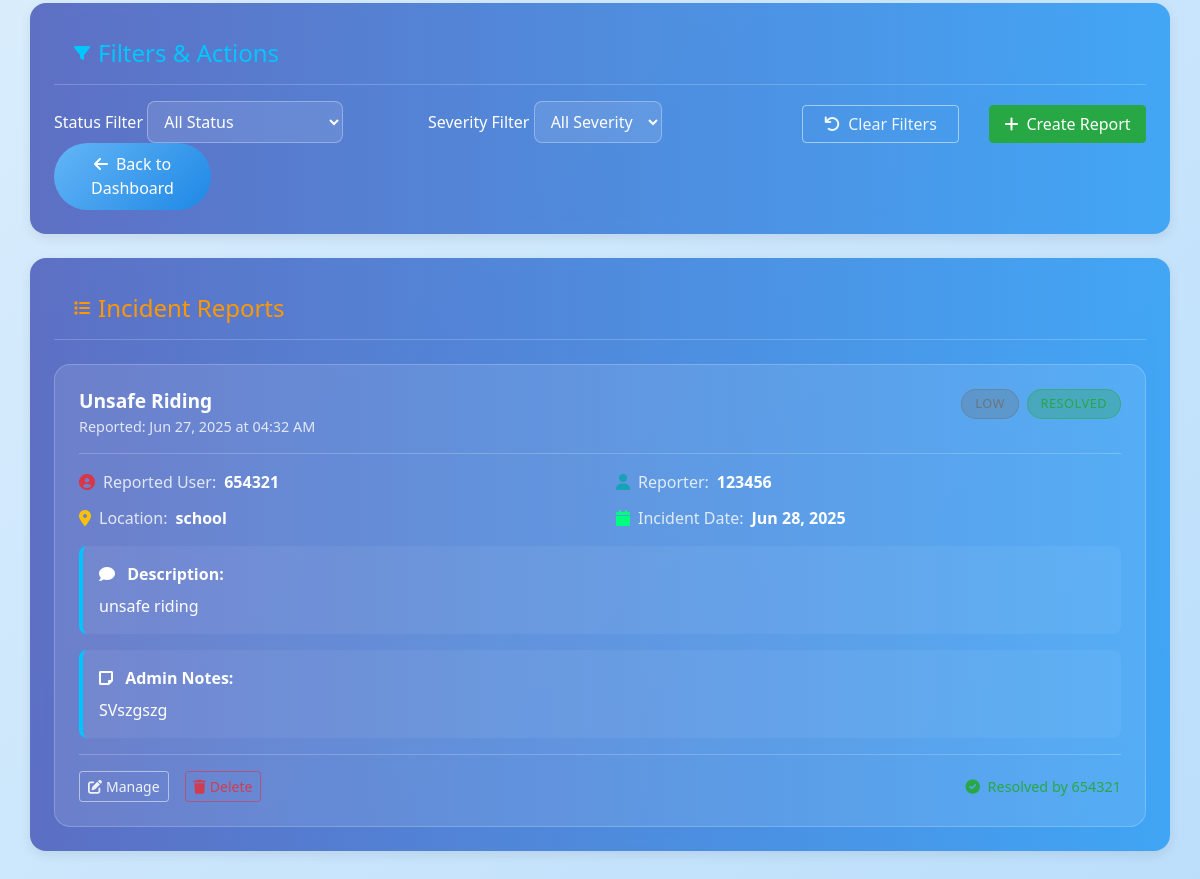
Before: /admin/incidents (signed in, lower part) with the older database file.
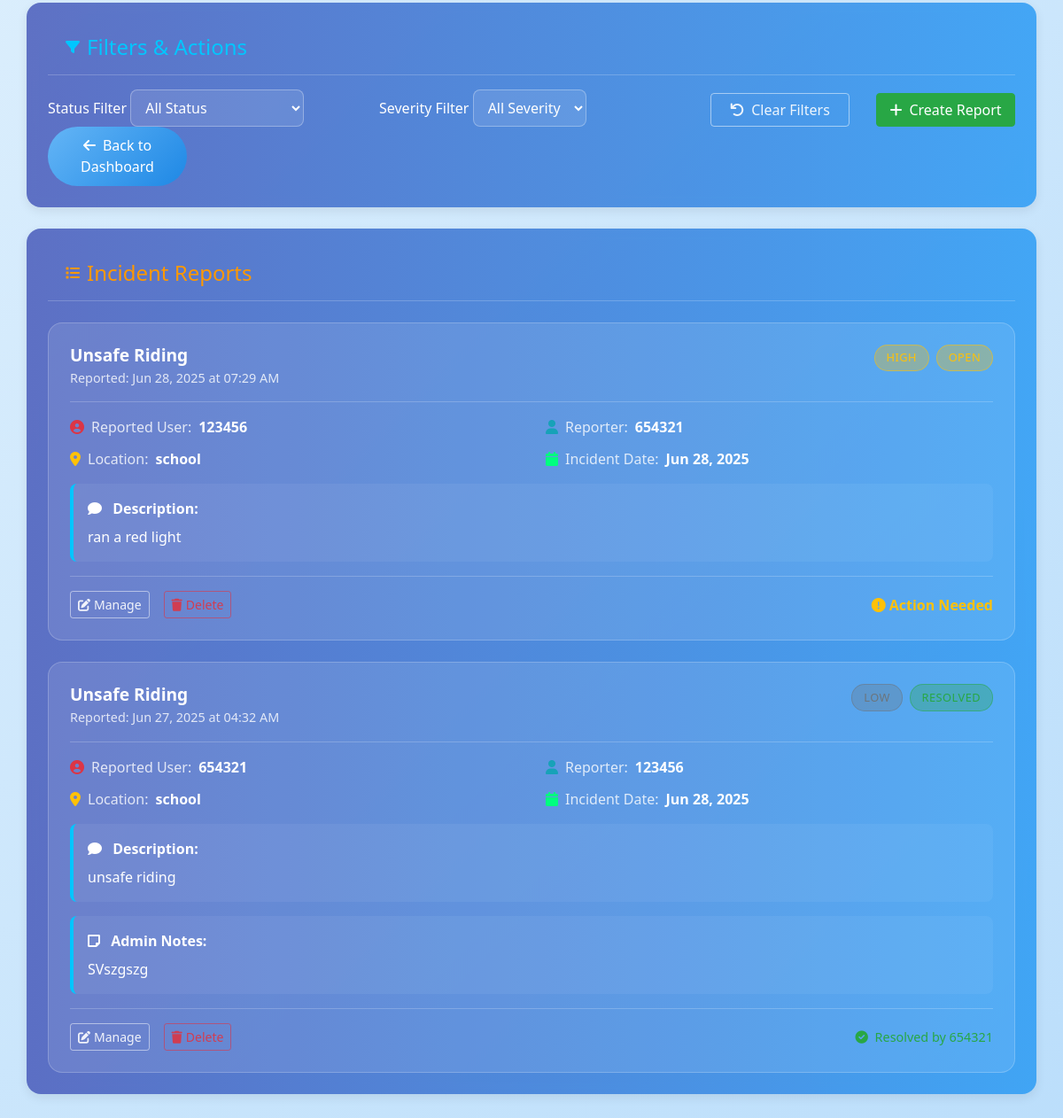
After: the same page with the newer database file.
### database_setup.py (models this page shows)
class IncidentReport(Base):
    __tablename__ = 'incident_reports'
    id = Column(Integer, primary_key=True)
    reported_user_id = Column(Integer, ForeignKey('users.id'))  # User being reported
    reporter_id = Column(Integer, ForeignKey('users.id'))  # User making the report
    incident_type = Column(String(50))  # Type of incident (unsafe riding, harassment, etc.)
    severity = Column(String(20))  # Low, Medium, High, Critical
    description = Column(Text)
    location = Column(String(100))  # Where the incident occurred
    date_of_incident = Column(Date)  # When the incident happened
    date_reported = Column(DateTime, default=datetime.utcnow)  # When it was reported
    status = Column(String(20), default='Open')  # Open, Under Investigation, Resolved, Dismissed
    admin_notes = Column(Text)  # Notes from admin/teacher
    action_taken = Column(Text)  # What action was taken
    resolved_by = Column(Integer, ForeignKey('users.id'))  # Which admin resolved it
    resolved_date = Column(DateTime)  # When it was resolved
    reported_user = relationship('User', foreign_keys=[reported_user_id], back_populates='incident_reports')
    reporter = relationship('User', foreign_keys=[reporter_id])
    resolver = relationship('User', foreign_keys=[resolved_by])

class User(Base, UserMixin):
    __tablename__ = 'users'
    id = Column(Integer, primary_key=True)
    username = Column(String(150), unique=True, nullable=False)
    email = Column(String(150), nullable=True)
    password = Column(String(150), nullable=False)
    ebikes = relationship('EBike', back_populates='owner', cascade="all, delete-orphan")
    practice_tests = relationship('PracticeTest', back_populates='user', cascade="all, delete-orphan")
    real_tests = relationship('RealTest', back_populates='user', cascade="all, delete-orphan")
    practice_attempts = relationship("PracticeAttempt", back_populates="user", cascade="all, delete-orphan")
    parking_spot = relationship("ParkingSpot", back_populates="reserved_user", uselist=False)
    reservations = relationship("ParkingReservation", back_populates="user")
    incident_reports = relationship('IncidentReport', foreign_keys='IncidentReport.reported_user_id', back_populates='reported_user')
    has_license = Column(Boolean, default=False)
    role = Column(String(10))  # 'student' or 'teacher'
    department = Column(String(150))  # for teachers
    year = Column(Integer)  # for students
    house = Column(String(50))  # for students

### app.py (the view, shortened to what this page needs)
@app.route('/admin/incidents', methods=['GET', 'POST'])
@login_required
def admin_incidents():
    if current_user.role != 'teacher':
        flash("Access denied.", "danger")
        return redirect(url_for('dashboard'))
    session = SessionLocal()
    status_filter = request.args.get('status', 'all')
    severity_filter = request.args.get('severity', 'all')
    query = session.query(IncidentReport).options(
        joinedload(IncidentReport.reported_user),
        joinedload(IncidentReport.reporter),
        joinedload(IncidentReport.resolver)
    )
    if status_filter != 'all':
        query = query.filter(IncidentReport.status == status_filter)
    if severity_filter != 'all':
        query = query.filter(IncidentReport.severity == severity_filter)
    incidents = query.order_by(IncidentReport.date_reported.desc()).all()
    stats = {
        'total_reports': session.query(IncidentReport).count(),
        'open_reports': session.query(IncidentReport).filter_by(status='Open').count(),
        'resolved_reports': session.query(IncidentReport).filter_by(status='Resolved').count(),
        'critical_reports': session.query(IncidentReport).filter_by(severity='Critical').count(),
    }
    all_users = session.query(User).filter(User.id != current_user.id).all()
    session.close()
    return render_template('admin_incidents.html',
                         incidents=incidents,
                         stats=stats,
                         status_filter=status_filter,
                         severity_filter=severity_filter,
                         all_users=all_users,
                         today=date.today().strftime('%Y-%m-%d'))

### app.py (called while the page is built)
@login_manager.user_loader
def load_user(user_id):
    session = SessionLocal()
    user = session.query(User).get(int(user_id))
    session.close()
    return user

### templates/admin_incidents.html (shortened to what this page needs)
{% extends "base.html" %}
{% block content %}
<div class="container welcome-container">
  <div class="row slide-up-delay mb-4">
    <div class="col-12">
      <div class="card feature-card p-4">
        <div class="card-header gradient-blue mb-3">
          <i class="fas fa-filter mr-2"></i>
          <h4 class="mb-0">Filters & Actions</h4>
        </div>
        <div class="row align-items-end">
          <div class="col-md-4">
            <label class="form-label">Status Filter</label>
            <select class="form-select form-control-modern" id="statusFilter" onchange="applyFilters()">
              <option value="all" {% if status_filter == 'all' %}selected{% endif %}>All Status</option>
            </select>
          </div>
          <div class="col-md-4">
            <label class="form-label">Severity Filter</label>
            <select class="form-select form-control-modern" id="severityFilter" onchange="applyFilters()">
              <option value="all" {% if severity_filter == 'all' %}selected{% endif %}>All Severity</option>
            </select>
          </div>
          <div class="col-md-2">
            <button class="btn btn-outline-light w-100" onclick="clearFilters()">
              <i class="fas fa-undo mr-2"></i>Clear Filters
            </button>
          </div>
          <div class="col-md-2">
            <button class="btn btn-success w-100" onclick="toggleCreateForm()">
              <i class="fas fa-plus mr-2"></i>Create Report
            </button>
          </div>
          <div class="col-md-2">
            <a href="{{ url_for('dashboard') }}" class="btn btn-primary w-100">
              <i class="fas fa-arrow-left mr-2"></i>Back to Dashboard
            </a>
          </div>
        </div>
      </div>
    </div>
  </div>
  <div class="row slide-up-delay">
    <div class="col-12">
      <div class="card feature-card p-4">
        <div class="card-header gradient-orange mb-4">
          <i class="fas fa-list mr-2"></i>
          <h4 class="mb-0">Incident Reports</h4>
        </div>
        {% if incidents %}
          <div class="incidents-grid">
            {% for incident in incidents %}
              <div class="incident-card">
                <div class="incident-header">
                  <div class="incident-info">
                    <h5 class="incident-title">{{ incident.incident_type.replace('_', ' ').title() }}</h5>
                    <p class="incident-meta">
                      Reported: {{ incident.date_reported.strftime('%b %d, %Y at %I:%M %p') }}
                    </p>
                  </div>
                  <div class="incident-badges">
                    <span class="severity-badge severity-{{ incident.severity.lower() }}">
                      {{ incident.severity }}
                    </span>
                    <span class="status-badge status-{{ incident.status.lower().replace(' ', '-') }}">
                      {{ incident.status }}
                    </span>
                  </div>
                </div>
                <div class="incident-details">
                  <div class="detail-row">
                    <div class="detail-item">
                      <i class="fas fa-user-circle text-danger"></i>
                      <span class="detail-label">Reported User:</span>
                      <span class="detail-value">{{ incident.reported_user.username }}</span>
                    </div>
                    <div class="detail-item">
                      <i class="fas fa-user text-info"></i>
                      <span class="detail-label">Reporter:</span>
                      <span class="detail-value">{{ incident.reporter.username }}</span>
                    </div>
                  </div>
                  <div class="detail-row">
                    <div class="detail-item">
                      <i class="fas fa-map-marker-alt text-warning"></i>
                      <span class="detail-label">Location:</span>
                      <span class="detail-value">{{ incident.location }}</span>
                    </div>
                    <div class="detail-item">
                      <i class="fas fa-calendar text-success"></i>
                      <span class="detail-label">Incident Date:</span>
                      <span class="detail-value">{{ incident.date_of_incident.strftime('%b %d, %Y') }}</span>
                    </div>
                  </div>
                  <div class="incident-description">
                    <i class="fas fa-comment mr-2"></i>
                    <strong>Description:</strong>
                    <p>{{ incident.description }}</p>
                  </div>
                  {% if incident.admin_notes %}
                    <div class="admin-notes">
                      <i class="fas fa-sticky-note mr-2"></i>
                      <strong>Admin Notes:</strong>
                      <p>{{ incident.admin_notes }}</p>
                    </div>
                  {% endif %}
                </div>
                <div class="incident-actions">
                  <div class="action-buttons">
                    <a href="{{ url_for('manage_incident', incident_id=incident.id) }}" class="btn btn-outline-light btn-sm">
                      <i class="fas fa-edit mr-1"></i>Manage
                    </a>
                    <button type="button" class="btn btn-outline-danger btn-sm ml-2 delete-incident-btn"
                            data-incident-id="{{ incident.id }}"
                            data-incident-type="{{ incident.incident_type.replace('_', ' ').title() }}"
                            data-reported-user="{{ incident.reported_user.username }}">
                      <i class="fas fa-trash mr-1"></i>Delete
                    </button>
                  </div>
                  <div class="status-info">
                    {% if incident.status == 'Open' %}
                      <span class="action-needed">
                        <i class="fas fa-exclamation-circle mr-1"></i>Action Needed
                      </span>
                    {% elif incident.status == 'Resolved' %}
                      <span class="resolved-info">
                        <i class="fas fa-check-circle mr-1"></i>
                        Resolved by {{ incident.resolver.username if incident.resolver else 'Unknown' }}
                      </span>
                    {% endif %}
                  </div>
                </div>
              </div>
            {% endfor %}
          </div>
        {% endif %}
      </div>
    </div>
  </div>
</div>
<link rel="stylesheet" href="https://cdnjs.cloudflare.com/ajax/libs/font-awesome/6.0.0/css/all.min.css">
{% endblock %}

### templates/base.html (shortened to what this page needs)
<!DOCTYPE html>
<html lang="en">
<head>
  <link rel="stylesheet" href="https://stackpath.bootstrapcdn.com/bootstrap/4.5.2/css/bootstrap.min.css">
  <link rel="stylesheet" href="{{ url_for('static', filename='styles.css') }}">
  <link href="https://cdnjs.cloudflare.com/ajax/libs/font-awesome/5.15.4/css/all.min.css" rel="stylesheet">
</head>
<body>
  <div class="container my-4">
    {% block content %}{% endblock %}
  </div>
</body>
</html>

### static/styles.css (style rules this page uses)
.card { border-radius: 10px; box-shadow: 0 4px 6px rgba(0, 0, 0, 0.1); transition: transform 0.2s; }
.welcome-container { overflow-x: hidden; }
.feature-card { background: white; border-radius: 10px; box-shadow: 0 4px 6px rgba(0, 0, 0, 0.1); transition: transform 0.3s ease; }

### templates/base.html (style rules this page uses)
body { min-height: 100vh; margin: 0; font-family: 'Segoe UI', sans-serif; background: linear-gradient(135deg, #e3f2fd 0%, #bbdefb 100%); color: #212529; }
.container, .container-fluid { max-width: 1200px; }
.card, .auth-card { background: #ffffff; border-radius: 1rem; box-shadow: 0 4px 12px rgba(0, 0, 0, 0.08); transition: transform 0.2s ease; }
.btn-primary { background: linear-gradient(135deg, #64b5f6, #1e88e5); border: none; border-radius: 50px; padding: 0.6rem 1.4rem; font-size: 1rem; color: white; font-weight: 500; }

### templates/admin_incidents.html (style rules this page uses)
.welcome-container { padding-top: 3rem; padding-bottom: 3rem; }
.feature-card { background: linear-gradient(to right, #3f51b5cc, #2196f3cc); border-radius: 1rem; backdrop-filter: blur(6px); border: none; color: white; transition: transform 0.3s ease; }
.card-header { background: transparent; border-bottom: 1px solid rgba(255, 255, 255, 0.2); padding-bottom: 1rem; display: flex; align-items: center; }
.gradient-blue { color: #00c6ff; }
.gradient-orange { color: #ff9800; }
.form-control-modern, .form-select { background: rgba(255, 255, 255, 0.1); border: 1px solid rgba(255, 255, 255, 0.3); border-radius: 8px; color: white; padding: 0.5rem 0.75rem; }
.form-select option { background: #2c3e50; color: white; }
.incidents-grid { display: flex; flex-direction: column; gap: 1.5rem; }
.incident-card { background: rgba(255, 255, 255, 0.1); border: 1px solid rgba(255, 255, 255, 0.2); border-radius: 1rem; padding: 1.5rem; transition: all 0.3s ease; }
.incident-header { display: flex; justify-content: space-between; align-items: flex-start; margin-bottom: 1rem; padding-bottom: 1rem; border-bottom: 1px solid rgba(255, 255, 255, 0.2); }
.incident-title { font-size: 1.2rem; font-weight: 600; margin: 0 0 0.25rem 0; color: white; }
.incident-meta { font-size: 0.9rem; opacity: 0.8; margin: 0; }
.incident-badges { display: flex; gap: 0.5rem; flex-wrap: wrap; }
.severity-badge, .status-badge { padding: 0.3rem 0.8rem; border-radius: 15px; font-size: 0.8rem; font-weight: 500; text-transform: uppercase; letter-spacing: 0.5px; }
.severity-high { background: rgba(255, 193, 7, 0.3); color: #ffc107; border: 1px solid rgba(255, 193, 7, 0.5); }
.severity-low { background: rgba(108, 117, 125, 0.3); color: #6c757d; border: 1px solid rgba(108, 117, 125, 0.5); }
.status-open { background: rgba(255, 193, 7, 0.3); color: #ffc107; border: 1px solid rgba(255, 193, 7, 0.5); }
.status-resolved { background: rgba(40, 167, 69, 0.3); color: #28a745; border: 1px solid rgba(40, 167, 69, 0.5); }
.incident-details { margin-bottom: 1rem; }
.detail-row { display: flex; gap: 2rem; margin-bottom: 0.75rem; flex-wrap: wrap; }
.detail-item { display: flex; align-items: center; gap: 0.5rem; flex: 1; min-width: 200px; }
.detail-label { font-weight: 500; opacity: 0.8; }
.detail-value { font-weight: 600; }
.incident-description, .admin-notes { margin-top: 1rem; padding: 1rem; background: rgba(255, 255, 255, 0.05); border-radius: 8px; border-left: 4px solid #00c6ff; }
.incident-description p, .admin-notes p { margin: 0.5rem 0 0 0; line-height: 1.5; }
.incident-actions { display: flex; justify-content: space-between; align-items: center; margin-top: 1rem; padding-top: 1rem; border-top: 1px solid rgba(255, 255, 255, 0.2); }
.action-buttons { display: flex; gap: 0.5rem; align-items: center; }
.status-info { display: flex; align-items: center; }
.action-needed { color: #ffc107; font-weight: 600; }
.resolved-info { color: #28a745; font-weight: 500; font-size: 0.9rem; }
.btn-outline-light { border-color: rgba(255, 255, 255, 0.5); color: rgba(255, 255, 255, 0.9); transition: all 0.3s ease; }
.btn-outline-danger { border-color: rgba(220, 53, 69, 0.6); color: rgba(220, 53, 69, 0.9); transition: all 0.3s ease; }
.incident-actions .btn { margin-right: 0.5rem; }
.incident-actions .btn:last-of-type { margin-right: 0; }
.text-success { color: #00ff7f !important; }
.text-info { color: #17a2b8 !important; }
.text-warning { color: #ffc107 !important; }
.text-danger { color: #dc3545 !important; }
.slide-up-delay { animation: slideUp 0.8s ease-out 0.3s backwards; }

Changed rows visible on the page:
added IncidentReport: incident_type.replace "Unsafe Riding", date_reported "Jun 28, 2025 at 07:29 AM", severity "HIGH", status "OPEN", reported_user.username "123456", reporter.username "654321", location "school", date_of_incident "Jun 28, 2025", description "ran a red light", shows "Action Needed"
